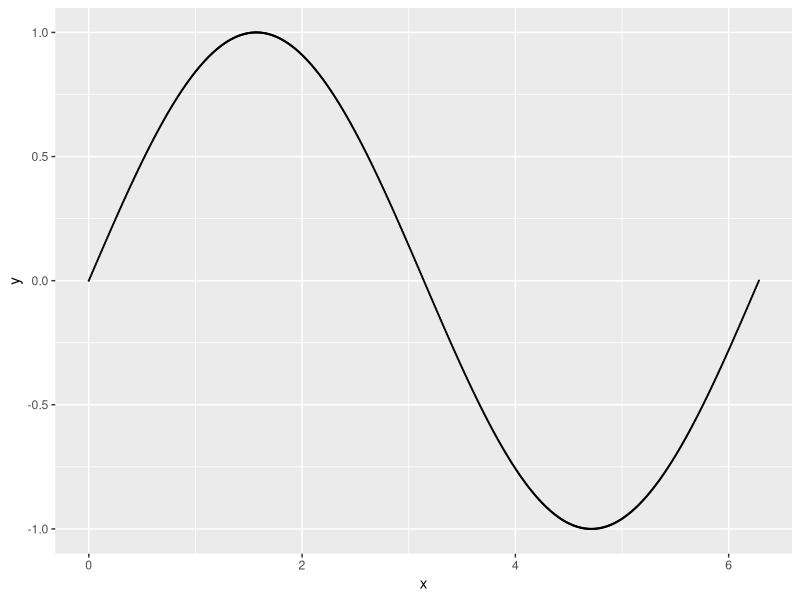
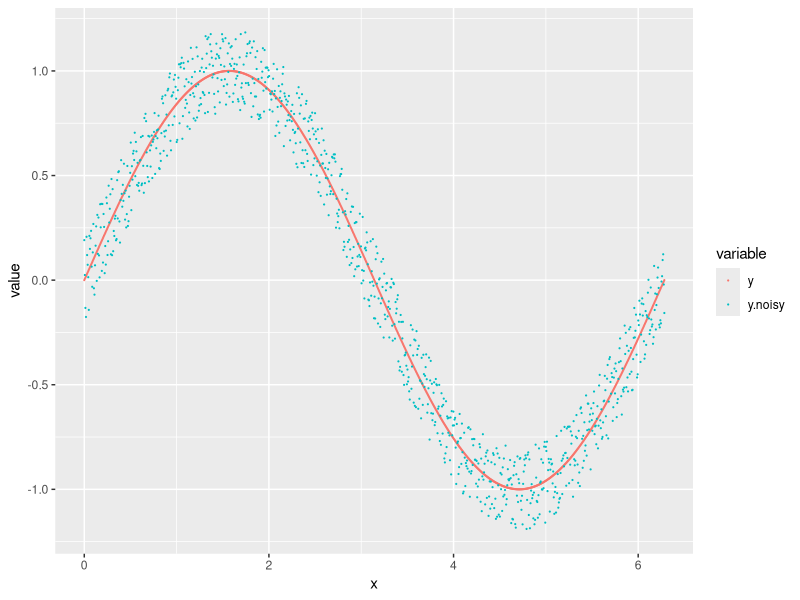
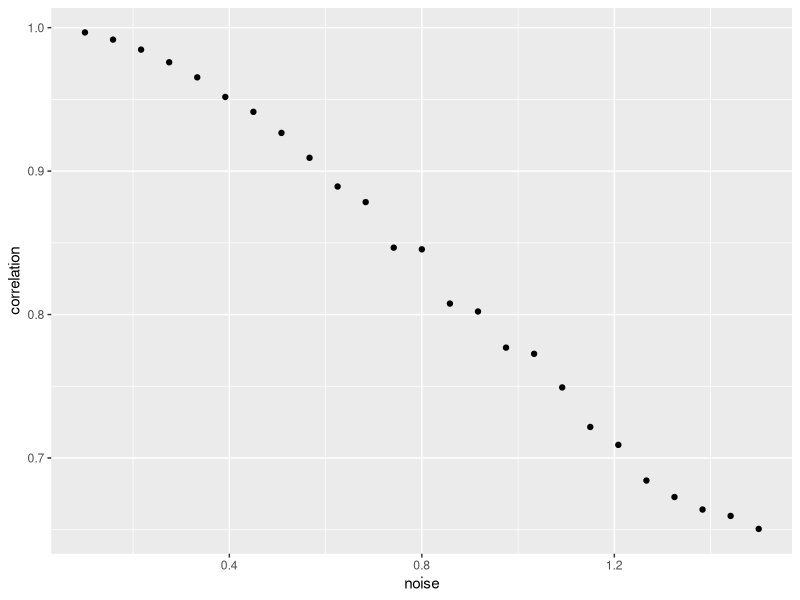
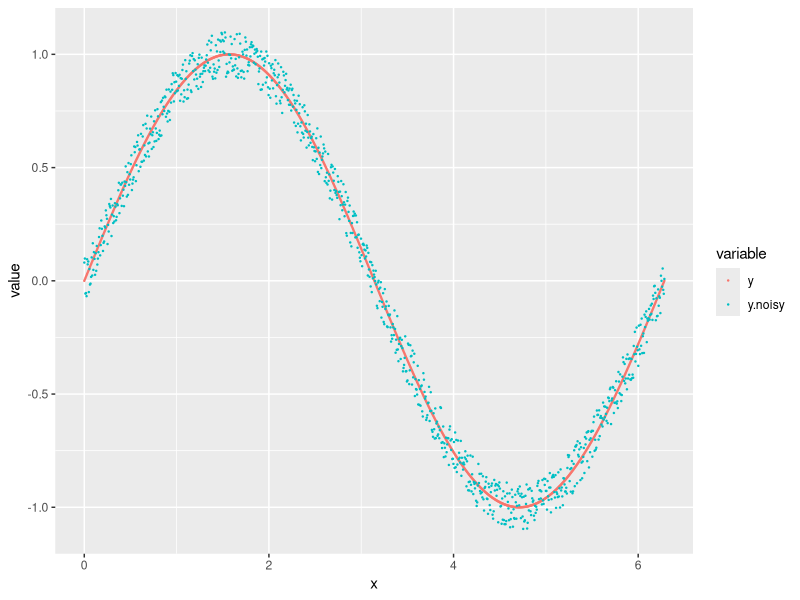
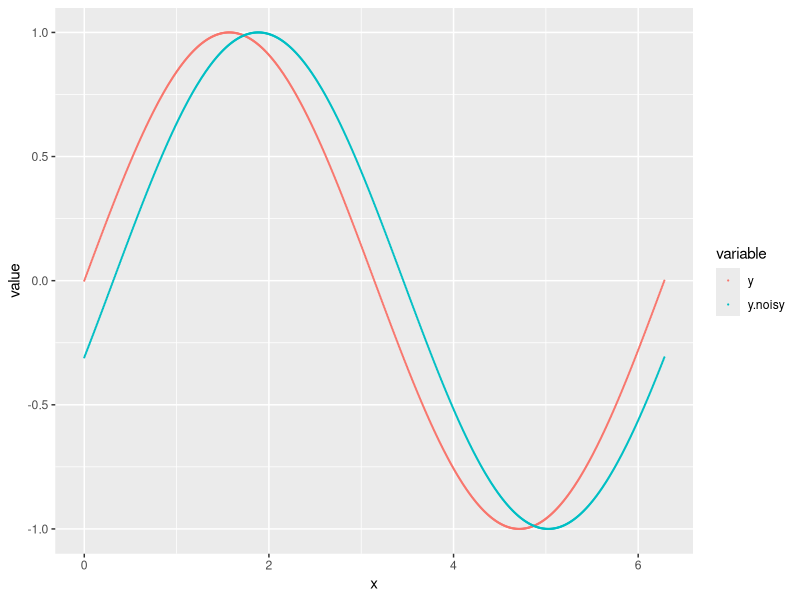

These figures' R source, in order:
## SPDX-License-Identifier: MIT-0 

## R 101:
## * Variables are vectors by default
## * Standard data structure is a data frame ("table" with names columns and rows)
## * <- is used for assignment
## * assignments in function definitions set standard values

library(ggplot2)
library(reshape2)

## Generate a discrete sample of function fn on domain [.from, .to]
## with N samples. Returns a data frame with x=input values,
## y=sampled function values
sample.fn <- function(.from, .to, fun=sin, N=1024) {
    res <- data.frame(x=seq(from=.from, to=.to, length.out=N))
    res$y <- fun(res$x)

    return(res)
}

## Sample a simple sinus
dat <- sample.fn(0, 2*pi)

## and visualise the result.
## ggplot 101:
## * First argument gives the data frame to plot
## * aes sets which variables in the data frame are mapped to which aesthetic
##   property (here: x and y coordinate, but could also be colour, see below)
## * geom_point instructs to plot individual points 
ggplot(dat, aes(x=x,y=y)) + geom_point(size=0.1)


## Augment a data frame with noise that affects computed y values
## (additive uniform noise; other types of noise may appear in real-world
## experiments)
gen.noisy.df <- function(dat, noise.strength=0.2) {
    dat$y.noisy <- dat$y+runif(nrow(dat), -noise.strength, noise.strength)
    return(dat)
}

## Let's inspect the influence of the noise on the numerical values
head(gen.noisy.df(dat))

## ... and visualise the differences between noisy and perfect measurement
## (the melt step is here to transform data from a wide to a long representation;
## this eases plotting, but is not essential for our purposes)
dat.molten <- melt(gen.noisy.df(dat), id.vars=c("x"))
ggplot(dat.molten, aes(x=x, y=value, colour=variable)) + geom_point(size=0.1)

## The "similarity" between two measurements may be quantified with the Pearson
## correlation, of course with the perils discussed in the lecture.
## NOTE: When you run this calculation multiple times, derived correlation
## values will differ in subsequent runs because the stochastis noise is
## re-generated on each call
cor(dat$y, gen.noisy.df(dat)$y.noisy)

## Systematically study the correlation value with increasing amounts of noise
gen.cor.seq <- function(dat, noise.values) {
    return(do.call(rbind, lapply(noise.values, function(noise) {
        return(data.frame(noise=noise, correlation=cor(dat$y, gen.noisy.df(dat, noise)$y.noisy)))
    })))
}

res.noise <- gen.cor.seq(dat, seq(from=0.1, to=1.5, length.out=25))
ggplot(res.noise, aes(x=noise, y=correlation)) + geom_point()


## Visually inspect the action of different noise levels
ggplot(melt(gen.noisy.df(dat, 0.1), id.vars=c("x")),
       aes(x=x, y=value, colour=variable)) + geom_point(size=0.2)



## Another type of "noise" (in a general sense) may cause the characteristics of
## the measured function to change from the original observation.
## This functions augments a given sampling dataframe with "functional" noise.
gen.noisy.df.fun <- function(dat, fn=cos) {
    dat$y.noisy <- fn(dat$x)
    return(dat)
}

## Visualise orginal function and shifted "reproduction"
ggplot(melt(gen.noisy.df.fun(dat, function(x) {sin(x-0.1*pi)}),
            id.vars=c("x")), aes(x=x, y=value, colour=variable)) + geom_point(size=0.1)

## Compute the quantitative correlation for this type of "noise"
## (it is instructive to visualise for which shifts the correlation value turns negative)
cor(dat$y, gen.noisy.df.fun(dat, function(x) {sin(x-0.1*pi)})$y.noisy)
